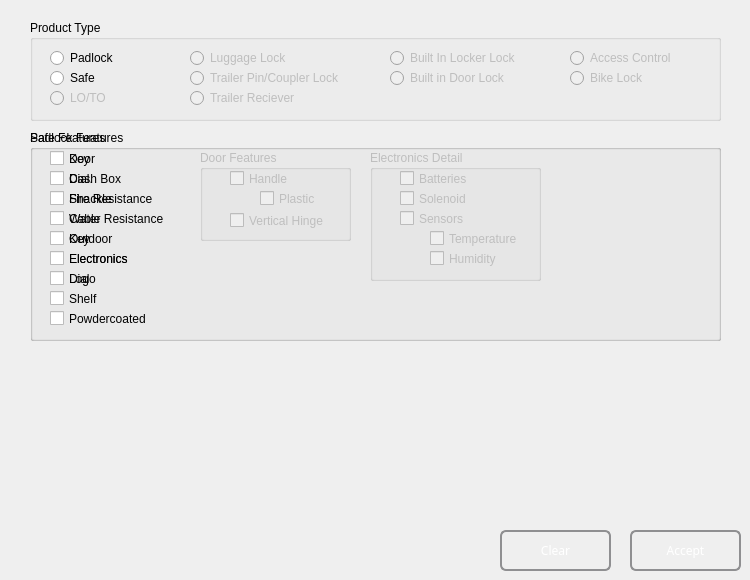
   <widget class="QWidget" name="tabInfo">
    <attribute name="title">
     <string>Product Info</string>
    </attribute>
    <widget class="QGroupBox" name="boxProductType">
     <property name="geometry">
      <rect>
       <x>30</x>
       <y>20</y>
       <width>691</width>
       <height>101</height>
      </rect>
     </property>
     <property name="title">
      <string>Product Type</string>
     </property>
     <property name="flat">
      <bool>false</bool>
     </property>
     <property name="checkable">
      <bool>false</bool>
     </property>
     <widget class="QRadioButton" name="radioButton_6">
      <property name="enabled">
       <bool>false</bool>
      </property>
      <property name="geometry">
       <rect>
        <x>540</x>
        <y>50</y>
        <width>91</width>
        <height>16</height>
       </rect>
      </property>
      <property name="text">
       <string>Bike Lock</string>
      </property>
     </widget>
     <widget class="QRadioButton" name="radioButton_10">
      <property name="enabled">
       <bool>false</bool>
      </property>
      <property name="geometry">
       <rect>
        <x>540</x>
        <y>30</y>
        <width>111</width>
        <height>16</height>
       </rect>
      </property>
      <property name="text">
       <string>Access Control</string>
      </property>
     </widget>
     <widget class="QRadioButton" name="radioButton_7">
      <property name="enabled">
       <bool>false</bool>
      </property>
      <property name="geometry">
       <rect>
        <x>160</x>
        <y>30</y>
        <width>111</width>
        <height>16</height>
       </rect>
      </property>
      <property name="acceptDrops">
       <bool>false</bool>
      </property>
      <property name="text">
       <string>Luggage Lock</string>
      </property>
     </widget>
     <widget class="QRadioButton" name="radioButton_3">
      <property name="enabled">
       <bool>false</bool>
      </property>
      <property name="geometry">
       <rect>
        <x>20</x>
        <y>70</y>
        <width>91</width>
        <height>16</height>
       </rect>
      </property>
      <property name="text">
       <string>LO/TO</string>
      </property>
     </widget>
     <widget class="QRadioButton" name="radioButton_9">
      <property name="enabled">
       <bool>false</bool>
      </property>
      <property name="geometry">
       <rect>
        <x>160</x>
        <y>70</y>
        <width>121</width>
        <height>16</height>
       </rect>
      </property>
      <property name="text">
       <string>Trailer Reciever</string>
      </property>
     </widget>
     <widget class="QRadioButton" name="radioSafe">
      <property name="geometry">
       <rect>
        <x>20</x>
        <y>50</y>
        <width>91</width>
        <height>16</height>
       </rect>
      </property>
      <property name="text">
       <string>Safe</string>
      </property>
     </widget>
     <widget class="QRadioButton" name="radioButton_4">
      <property name="enabled">
       <bool>false</bool>
      </property>
      <property name="geometry">
       <rect>
        <x>360</x>
        <y>30</y>
        <width>141</width>
        <height>16</height>
       </rect>
      </property>
      <property name="text">
       <string>Built In Locker Lock</string>
      </property>
     </widget>
     <widget class="QRadioButton" name="radioButton_8">
      <property name="enabled">
       <bool>false</bool>
      </property>
      <property name="geometry">
       <rect>
        <x>160</x>
        <y>50</y>
        <width>161</width>
        <height>16</height>
       </rect>
      </property>
      <property name="text">
       <string>Trailer Pin/Coupler Lock</string>
      </property>
     </widget>
     <widget class="QRadioButton" name="radioPadlock">
      <property name="geometry">
       <rect>
        <x>20</x>
        <y>30</y>
        <width>91</width>
        <height>16</height>
       </rect>
      </property>
      <property name="text">
       <string>Padlock</string>
      </property>
     </widget>
     <widget class="QRadioButton" name="radioButton_5">
      <property name="enabled">
       <bool>false</bool>
      </property>
      <property name="geometry">
       <rect>
        <x>360</x>
        <y>50</y>
        <width>131</width>
        <height>16</height>
       </rect>
      </property>
      <property name="text">
       <string>Built in Door Lock</string>
      </property>
     </widget>
    </widget>
    <widget class="QGroupBox" name="featPad">
     <property name="geometry">
      <rect>
       <x>30</x>
       <y>130</y>
       <width>691</width>
       <height>211</height>
      </rect>
     </property>
     <property name="visible">
      <bool>false</bool>
     </property>
     <property name="title">
      <string>Padlock Features</string>
     </property>
     <widget class="QCheckBox" name="chkLogo">
      <property name="geometry">
       <rect>
        <x>20</x>
        <y>140</y>
        <width>70</width>
        <height>17</height>
       </rect>
      </property>
      <property name="text">
       <string>Logo</string>
      </property>
     </widget>
     <widget class="QCheckBox" name="chkCable">
      <property name="geometry">
       <rect>
        <x>20</x>
        <y>80</y>
        <width>70</width>
        <height>17</height>
       </rect>
      </property>
      <property name="text">
       <string>Cable</string>
      </property>
     </widget>
     <widget class="QCheckBox" name="chkOutdoor">
      <property name="geometry">
       <rect>
        <x>20</x>
        <y>100</y>
        <width>70</width>
        <height>17</height>
       </rect>
      </property>
      <property name="text">
       <string>Outdoor</string>
      </property>
     </widget>
     <widget class="QCheckBox" name="chkDial">
      <property name="geometry">
       <rect>
        <x>20</x>
        <y>40</y>
        <width>70</width>
        <height>17</height>
       </rect>
      </property>
      <property name="text">
       <string>Dial.</string>
      </property>
     </widget>
     <widget class="QCheckBox" name="chkElectronics">
      <property name="geometry">
       <rect>
        <x>20</x>
        <y>120</y>
        <width>91</width>
        <height>17</height>
       </rect>
      </property>
      <property name="text">
       <string>Electronics</string>
      </property>
     </widget>
     <widget class="QCheckBox" name="chkShackle">
      <property name="geometry">
       <rect>
        <x>20</x>
        <y>60</y>
        <width>70</width>
        <height>17</height>
       </rect>
      </property>
      <property name="text">
       <string>Shackle</string>
      </property>
     </widget>
     <widget class="QCheckBox" name="chkKey">
      <property name="geometry">
       <rect>
        <x>20</x>
        <y>20</y>
        <width>70</width>
        <height>17</height>
       </rect>
      </property>
      <property name="text">
       <string>Key</string>
      </property>
      <property name="tristate">
       <bool>false</bool>
      </property>
     </widget>
    </widget>
    <widget class="QGroupBox" name="featSafe">
     <property name="geometry">
      <rect>
       <x>30</x>
       <y>130</y>
       <width>691</width>
       <height>211</height>
      </rect>
     </property>
     <property name="visible">
      <bool>false</bool>
     </property>
     <property name="title">
      <string>Safe Features</string>
     </property>
     <widget class="QCheckBox" name="chkSafeDoor">
      <property name="geometry">
       <rect>
        <x>20</x>
        <y>20</y>
        <width>70</width>
        <height>17</height>
       </rect>
      </property>
      <property name="text">
       <string>Door</string>
      </property>
     </widget>
     <widget class="QCheckBox" name="chkSafeCashBox">
      <property name="geometry">
       <rect>
        <x>20</x>
        <y>40</y>
        <width>101</width>
        <height>17</height>
       </rect>
      </property>
      <property name="text">
       <string>Cash Box</string>
      </property>
     </widget>
     <widget class="QCheckBox" name="chkSafeFireProof">
      <property name="geometry">
       <rect>
        <x>20</x>
        <y>60</y>
        <width>121</width>
        <height>17</height>
       </rect>
      </property>
      <property name="text">
       <string>Fire Resistance</string>
      </property>
     </widget>
     <widget class="QCheckBox" name="chkSafeWaterProof">
      <property name="geometry">
       <rect>
        <x>20</x>
        <y>80</y>
        <width>141</width>
        <height>17</height>
       </rect>
      </property>
      <property name="text">
       <string>Water Resistance</string>
      </property>
     </widget>
     <widget class="QCheckBox" name="chkSafeDial">
      <property name="geometry">
       <rect>
        <x>20</x>
        <y>140</y>
        <width>70</width>
        <height>17</height>
       </rect>
      </property>
      <property name="text">
       <string>Dial</string>
      </property>
     </widget>
     <widget class="QCheckBox" name="chkSafeElectronics">
      <property name="geometry">
       <rect>
        <x>20</x>
        <y>120</y>
        <width>101</width>
        <height>17</height>
       </rect>
      </property>
      <property name="text">
       <string>Electronics</string>
      </property>
     </widget>
     <widget class="QCheckBox" name="chkSafeKey">
      <property name="geometry">
       <rect>
        <x>20</x>
        <y>100</y>
        <width>70</width>
        <height>17</height>
       </rect>
      </property>
      <property name="text">
       <string>Key</string>
      </property>
     </widget>
     <widget class="QCheckBox" name="chkSafeShelf">
      <property name="geometry">
       <rect>
        <x>20</x>
        <y>160</y>
        <width>70</width>
        <height>17</height>
       </rect>
      </property>
      <property name="text">
       <string>Shelf</string>
      </property>
     </widget>
     <widget class="QCheckBox" name="chkSafePowdercoated">
      <property name="geometry">
       <rect>
        <x>20</x>
        <y>180</y>
        <width>121</width>
        <height>17</height>
       </rect>
      </property>
      <property name="text">
       <string>Powdercoated</string>
      </property>
     </widget>
     <widget class="QGroupBox" name="groubDoorFeat">
      <property name="enabled">
       <bool>false</bool>
      </property>
      <property name="geometry">
       <rect>
        <x>170</x>
        <y>20</y>
        <width>151</width>
        <height>91</height>
       </rect>
      </property>
      <property name="title">
       <string>Door Features</string>
      </property>
      <property name="flat">
       <bool>true</bool>
      </property>
      <widget class="QCheckBox" name="chkSafeHandle">
       <property name="geometry">
        <rect>
         <x>30</x>
         <y>20</y>
         <width>70</width>
         <height>17</height>
        </rect>
       </property>
       <property name="text">
        <string>Handle</string>
       </property>
      </widget>
      <widget class="QCheckBox" name="chkSafeVerticalHinge">
       <property name="geometry">
        <rect>
         <x>30</x>
         <y>60</y>
         <width>111</width>
         <height>21</height>
        </rect>
       </property>
       <property name="text">
        <string>Vertical Hinge</string>
       </property>
      </widget>
      <widget class="QCheckBox" name="chkSafePlastic">
       <property name="enabled">
        <bool>false</bool>
       </property>
       <property name="geometry">
        <rect>
         <x>60</x>
         <y>40</y>
         <width>70</width>
         <height>17</height>
        </rect>
       </property>
       <property name="text">
        <string>Plastic</string>
       </property>
      </widget>
     </widget>
     <widget class="QGroupBox" name="groupElectronicsFeat">
      <property name="enabled">
       <bool>false</bool>
      </property>
      <property name="geometry">
       <rect>
        <x>340</x>
        <y>20</y>
        <width>171</width>
        <height>131</height>
       </rect>
      </property>
      <property name="title">
       <string>Electronics Detail</string>
      </property>
      <property name="flat">
       <bool>true</bool>
      </property>
      <widget class="QCheckBox" name="chkSafeBatteries">
       <property name="geometry">
        <rect>
         <x>30</x>
         <y>20</y>
         <width>70</width>
         <height>17</height>
        </rect>
       </property>
       <property name="text">
        <string>Batteries</string>
       </property>
      </widget>
      <widget class="QCheckBox" name="chkSafeSensors">
       <property name="geometry">
        <rect>
         <x>30</x>
         <y>60</y>
         <width>70</width>
         <height>17</height>
        </rect>
       </property>
       <property name="text">
        <string>Sensors</string>
       </property>
      </widget>
      <widget class="QCheckBox" name="chkSafeTemperature">
       <property name="enabled">
        <bool>false</bool>
       </property>
       <property name="geometry">
        <rect>
         <x>60</x>
         <y>80</y>
         <width>101</width>
         <height>17</height>
        </rect>
       </property>
       <property name="text">
        <string>Temperature</string>
       </property>
      </widget>
      <widget class="QCheckBox" name="chkSafeHumidity">
       <property name="enabled">
        <bool>false</bool>
       </property>
       <property name="geometry">
        <rect>
         <x>60</x>
         <y>100</y>
         <width>101</width>
         <height>17</height>
        </rect>
       </property>
       <property name="text">
        <string>Humidity</string>
       </property>
      </widget>
      <widget class="QCheckBox" name="chkSafeSolenoid">
       <property name="geometry">
        <rect>
         <x>30</x>
         <y>40</y>
         <width>91</width>
         <height>17</height>
        </rect>
       </property>
       <property name="text">
        <string>Solenoid</string>
       </property>
      </widget>
     </widget>
    </widget>
    <widget class="QPushButton" name="clearButton">
     <property name="geometry">
      <rect>
       <x>500</x>
       <y>530</y>
       <width>111</width>
       <height>41</height>
      </rect>
     </property>
     <property name="palette">
      <palette>
       <active>
        <colorrole role="Button">
         <brush brushstyle="LinearGradientPattern">
          <gradient startx="0.000000000000000" starty="0.000000000000000" endx="0.000000000000000" endy="1.000000000000000" type="LinearGradient" spread="PadSpread" coordinatemode="ObjectBoundingMode">
           <gradientstop position="0.000000000000000">
            <color alpha="255">
             <red>76</red>
             <green>76</green>
             <blue>76</blue>
            </color>
           </gradientstop>
           <gradientstop position="1.000000000000000">
            <color alpha="255">
             <red>54</red>
             <green>54</green>
             <blue>54</blue>
            </color>
           </gradientstop>
          </gradient>
         </brush>
        </colorrole>
        <colorrole role="ButtonText">
         <brush brushstyle="SolidPattern">
          <color alpha="255">
           <red>255</red>
           <green>255</green>
           <blue>255</blue>
          </color>
         </brush>
        </colorrole>
        <colorrole role="Base">
         <brush brushstyle="LinearGradientPattern">
          <gradient startx="0.000000000000000" starty="0.000000000000000" endx="0.000000000000000" endy="1.000000000000000" type="LinearGradient" spread="PadSpread" coordinatemode="ObjectBoundingMode">
           <gradientstop position="0.000000000000000">
            <color alpha="255">
             <red>76</red>
             <green>76</green>
             <blue>76</blue>
            </color>
           </gradientstop>
           <gradientstop position="1.000000000000000">
            <color alpha="255">
             <red>54</red>
             <green>54</green>
             <blue>54</blue>
            </color>
           </gradientstop>
          </gradient>
         </brush>
        </colorrole>
        <colorrole role="Window">
         <brush brushstyle="LinearGradientPattern">
          <gradient startx="0.000000000000000" starty="0.000000000000000" endx="0.000000000000000" endy="1.000000000000000" type="LinearGradient" spread="PadSpread" coordinatemode="ObjectBoundingMode">
           <gradientstop position="0.000000000000000">
            <color alpha="255">
             <red>76</red>
             <green>76</green>
             <blue>76</blue>
            </color>
           </gradientstop>
           <gradientstop position="1.000000000000000">
            <color alpha="255">
             <red>54</red>
             <green>54</green>
             <blue>54</blue>
            </color>
           </gradientstop>
          </gradient>
         </brush>
        </colorrole>
       </active>
       <inactive>
        <colorrole role="Button">
         <brush brushstyle="LinearGradientPattern">
          <gradient startx="0.000000000000000" starty="0.000000000000000" endx="0.000000000000000" endy="1.000000000000000" type="LinearGradient" spread="PadSpread" coordinatemode="ObjectBoundingMode">
           <gradientstop position="0.000000000000000">
            <color alpha="255">
             <red>76</red>
             <green>76</green>
             <blue>76</blue>
            </color>
           </gradientstop>
           <gradientstop position="1.000000000000000">
            <color alpha="255">
             <red>54</red>
             <green>54</green>
             <blue>54</blue>
            </color>
           </gradientstop>
          </gradient>
         </brush>
        </colorrole>
        <colorrole role="ButtonText">
         <brush brushstyle="SolidPattern">
          <color alpha="255">
           <red>255</red>
           <green>255</green>
           <blue>255</blue>
          </color>
         </brush>
        </colorrole>
        <colorrole role="Base">
         <brush brushstyle="LinearGradientPattern">
          <gradient startx="0.000000000000000" starty="0.000000000000000" endx="0.000000000000000" endy="1.000000000000000" type="LinearGradient" spread="PadSpread" coordinatemode="ObjectBoundingMode">
           <gradientstop position="0.000000000000000">
            <color alpha="255">
             <red>76</red>
             <green>76</green>
             <blue>76</blue>
            </color>
           </gradientstop>
           <gradientstop position="1.000000000000000">
            <color alpha="255">
             <red>54</red>
             <green>54</green>
             <blue>54</blue>
            </color>
           </gradientstop>
          </gradient>
         </brush>
        </colorrole>
        <colorrole role="Window">
         <brush brushstyle="LinearGradientPattern">
          <gradient startx="0.000000000000000" starty="0.000000000000000" endx="0.000000000000000" endy="1.000000000000000" type="LinearGradient" spread="PadSpread" coordinatemode="ObjectBoundingMode">
           <gradientstop position="0.000000000000000">
            <color alpha="255">
             <red>76</red>
             <green>76</green>
             <blue>76</blue>
            </color>
           </gradientstop>
           <gradientstop position="1.000000000000000">
            <color alpha="255">
             <red>54</red>
             <green>54</green>
             <blue>54</blue>
            </color>
           </gradientstop>
          </gradient>
         </brush>
        </colorrole>
       </inactive>
       <disabled>
        <colorrole role="Button">
         <brush brushstyle="LinearGradientPattern">
          <gradient startx="0.000000000000000" starty="0.000000000000000" endx="0.000000000000000" endy="1.000000000000000" type="LinearGradient" spread="PadSpread" coordinatemode="ObjectBoundingMode">
           <gradientstop position="0.000000000000000">
            <color alpha="255">
             <red>76</red>
             <green>76</green>
             <blue>76</blue>
            </color>
           </gradientstop>
           <gradientstop position="1.000000000000000">
            <color alpha="255">
             <red>54</red>
             <green>54</green>
             <blue>54</blue>
            </color>
           </gradientstop>
          </gradient>
         </brush>
        </colorrole>
        <colorrole role="ButtonText">
         <brush brushstyle="SolidPattern">
          <color alpha="255">
           <red>120</red>
           <green>120</green>
           <blue>120</blue>
          </color>
         </brush>
        </colorrole>
        <colorrole role="Base">
         <brush brushstyle="LinearGradientPattern">
          <gradient startx="0.000000000000000" starty="0.000000000000000" endx="0.000000000000000" endy="1.000000000000000" type="LinearGradient" spread="PadSpread" coordinatemode="ObjectBoundingMode">
           <gradientstop position="0.000000000000000">
            <color alpha="255">
             <red>76</red>
             <green>76</green>
             <blue>76</blue>
            </color>
           </gradientstop>
           <gradientstop position="1.000000000000000">
            <color alpha="255">
             <red>54</red>
             <green>54</green>
             <blue>54</blue>
            </color>
           </gradientstop>
          </gradient>
         </brush>
        </colorrole>
        <colorrole role="Window">
         <brush brushstyle="LinearGradientPattern">
          <gradient startx="0.000000000000000" starty="0.000000000000000" endx="0.000000000000000" endy="1.000000000000000" type="LinearGradient" spread="PadSpread" coordinatemode="ObjectBoundingMode">
           <gradientstop position="0.000000000000000">
            <color alpha="255">
             <red>76</red>
             <green>76</green>
             <blue>76</blue>
            </color>
           </gradientstop>
           <gradientstop position="1.000000000000000">
            <color alpha="255">
             <red>54</red>
             <green>54</green>
             <blue>54</blue>
            </color>
           </gradientstop>
          </gradient>
         </brush>
        </colorrole>
       </disabled>
      </palette>
     </property>
     <property name="font">
      <font>
       <family>Arial Black</family>
       <pointsize>9</pointsize>
       <weight>10</weight>
       <italic>false</italic>
       <bold>false</bold>
      </font>
     </property>
     <property name="layoutDirection">
      <enum>Qt::LeftToRight</enum>
     </property>
     <property name="styleSheet">
      <string notr="true">QPushButton {
   
	font: 87 9pt &quot;Arial Black&quot;;
    border: 2px solid #8f8f91;
    border-radius: 6px;
    background-color: qlineargradient(x1: 0, y1: 0, x2: 0, y2: 1,
                                      stop: 0 #4c4c4c, stop: 1 #363636);
    min-width: 80px;
}

QPushButton:pressed {
    background-color: qlineargradient(x1: 0, y1: 0, x2: 0, y2: 1,
                                      stop: 0 #838383, stop: 1 #515151);
}

QPushButton:flat {
    border: none; /* no border for a flat push button */
}

QPushButton:default {
    border-color: gray; /* make the default button prominent */
}</string>
     </property>
     <property name="text">
      <string>Clear</string>
     </property>
     <property name="icon">
      <iconset resource="resources.qrc">
       <normaloff>:/icons/guiResources/remove.svg</normaloff>:/icons/guiResources/remove.svg</iconset>
     </property>
     <property name="iconSize">
      <size>
       <width>25</width>
       <height>25</height>
      </size>
     </property>
     <property name="autoDefault">
      <bool>true</bool>
     </property>
     <property name="default">
      <bool>false</bool>
     </property>
     <property name="flat">
      <bool>false</bool>
     </property>
    </widget>
    <widget class="QPushButton" name="acceptButton">
     <property name="geometry">
      <rect>
       <x>630</x>
       <y>530</y>
       <width>111</width>
       <height>41</height>
      </rect>
     </property>
     <property name="palette">
      <palette>
       <active>
        <colorrole role="Button">
         <brush brushstyle="LinearGradientPattern">
          <gradient startx="0.000000000000000" starty="0.000000000000000" endx="0.000000000000000" endy="1.000000000000000" type="LinearGradient" spread="PadSpread" coordinatemode="ObjectBoundingMode">
           <gradientstop position="0.000000000000000">
            <color alpha="255">
             <red>76</red>
             <green>76</green>
             <blue>76</blue>
            </color>
           </gradientstop>
           <gradientstop position="1.000000000000000">
            <color alpha="255">
             <red>54</red>
             <green>54</green>
             <blue>54</blue>
            </color>
           </gradientstop>
          </gradient>
         </brush>
        </colorrole>
        <colorrole role="ButtonText">
         <brush brushstyle="SolidPattern">
          <color alpha="255">
           <red>255</red>
           <green>255</green>
           <blue>255</blue>
          </color>
         </brush>
        </colorrole>
        <colorrole role="Base">
         <brush brushstyle="LinearGradientPattern">
          <gradient startx="0.000000000000000" starty="0.000000000000000" endx="0.000000000000000" endy="1.000000000000000" type="LinearGradient" spread="PadSpread" coordinatemode="ObjectBoundingMode">
           <gradientstop position="0.000000000000000">
            <color alpha="255">
             <red>76</red>
             <green>76</green>
             <blue>76</blue>
            </color>
           </gradientstop>
           <gradientstop position="1.000000000000000">
            <color alpha="255">
             <red>54</red>
             <green>54</green>
             <blue>54</blue>
            </color>
           </gradientstop>
          </gradient>
         </brush>
        </colorrole>
        <colorrole role="Window">
         <brush brushstyle="LinearGradientPattern">
          <gradient startx="0.000000000000000" starty="0.000000000000000" endx="0.000000000000000" endy="1.000000000000000" type="LinearGradient" spread="PadSpread" coordinatemode="ObjectBoundingMode">
           <gradientstop position="0.000000000000000">
            <color alpha="255">
             <red>76</red>
             <green>76</green>
             <blue>76</blue>
            </color>
           </gradientstop>
           <gradientstop position="1.000000000000000">
            <color alpha="255">
             <red>54</red>
             <green>54</green>
             <blue>54</blue>
            </color>
           </gradientstop>
          </gradient>
         </brush>
        </colorrole>
       </active>
       <inactive>
        <colorrole role="Button">
         <brush brushstyle="LinearGradientPattern">
          <gradient startx="0.000000000000000" starty="0.000000000000000" endx="0.000000000000000" endy="1.000000000000000" type="LinearGradient" spread="PadSpread" coordinatemode="ObjectBoundingMode">
           <gradientstop position="0.000000000000000">
            <color alpha="255">
             <red>76</red>
             <green>76</green>
             <blue>76</blue>
            </color>
           </gradientstop>
           <gradientstop position="1.000000000000000">
            <color alpha="255">
             <red>54</red>
             <green>54</green>
             <blue>54</blue>
            </color>
           </gradientstop>
          </gradient>
         </brush>
        </colorrole>
        <colorrole role="ButtonText">
         <brush brushstyle="SolidPattern">
          <color alpha="255">
           <red>255</red>
           <green>255</green>
           <blue>255</blue>
          </color>
         </brush>
        </colorrole>
        <colorrole role="Base">
         <brush brushstyle="LinearGradientPattern">
          <gradient startx="0.000000000000000" starty="0.000000000000000" endx="0.000000000000000" endy="1.000000000000000" type="LinearGradient" spread="PadSpread" coordinatemode="ObjectBoundingMode">
           <gradientstop position="0.000000000000000">
            <color alpha="255">
             <red>76</red>
             <green>76</green>
             <blue>76</blue>
            </color>
           </gradientstop>
           <gradientstop position="1.000000000000000">
            <color alpha="255">
             <red>54</red>
             <green>54</green>
             <blue>54</blue>
            </color>
           </gradientstop>
          </gradient>
         </brush>
        </colorrole>
        <colorrole role="Window">
         <brush brushstyle="LinearGradientPattern">
          <gradient startx="0.000000000000000" starty="0.000000000000000" endx="0.000000000000000" endy="1.000000000000000" type="LinearGradient" spread="PadSpread" coordinatemode="ObjectBoundingMode">
           <gradientstop position="0.000000000000000">
            <color alpha="255">
             <red>76</red>
             <green>76</green>
             <blue>76</blue>
            </color>
           </gradientstop>
           <gradientstop position="1.000000000000000">
            <color alpha="255">
             <red>54</red>
             <green>54</green>
             <blue>54</blue>
            </color>
           </gradientstop>
          </gradient>
         </brush>
        </colorrole>
       </inactive>
       <disabled>
        <colorrole role="Button">
         <brush brushstyle="LinearGradientPattern">
          <gradient startx="0.000000000000000" starty="0.000000000000000" endx="0.000000000000000" endy="1.000000000000000" type="LinearGradient" spread="PadSpread" coordinatemode="ObjectBoundingMode">
           <gradientstop position="0.000000000000000">
            <color alpha="255">
             <red>76</red>
             <green>76</green>
             <blue>76</blue>
            </color>
           </gradientstop>
           <gradientstop position="1.000000000000000">
            <color alpha="255">
             <red>54</red>
             <green>54</green>
             <blue>54</blue>
            </color>
           </gradientstop>
          </gradient>
         </brush>
        </colorrole>
        <colorrole role="ButtonText">
         <brush brushstyle="SolidPattern">
          <color alpha="255">
           <red>120</red>
           <green>120</green>
           <blue>120</blue>
          </color>
         </brush>
        </colorrole>
        <colorrole role="Base">
         <brush brushstyle="LinearGradientPattern">
          <gradient startx="0.000000000000000" starty="0.000000000000000" endx="0.000000000000000" endy="1.000000000000000" type="LinearGradient" spread="PadSpread" coordinatemode="ObjectBoundingMode">
           <gradientstop position="0.000000000000000">
            <color alpha="255">
             <red>76</red>
             <green>76</green>
             <blue>76</blue>
            </color>
           </gradientstop>
           <gradientstop position="1.000000000000000">
            <color alpha="255">
             <red>54</red>
             <green>54</green>
             <blue>54</blue>
            </color>
           </gradientstop>
          </gradient>
         </brush>
        </colorrole>
        <colorrole role="Window">
         <brush brushstyle="LinearGradientPattern">
          <gradient startx="0.000000000000000" starty="0.000000000000000" endx="0.000000000000000" endy="1.000000000000000" type="LinearGradient" spread="PadSpread" coordinatemode="ObjectBoundingMode">
           <gradientstop position="0.000000000000000">
            <color alpha="255">
             <red>76</red>
             <green>76</green>
             <blue>76</blue>
            </color>
           </gradientstop>
           <gradientstop position="1.000000000000000">
            <color alpha="255">
             <red>54</red>
             <green>54</green>
             <blue>54</blue>
            </color>
           </gradientstop>
          </gradient>
         </brush>
        </colorrole>
       </disabled>
      </palette>
     </property>
     <property name="font">
      <font>
       <family>Arial Black</family>
       <pointsize>9</pointsize>
       <weight>10</weight>
       <italic>false</italic>
       <bold>false</bold>
      </font>
     </property>
     <property name="styleSheet">
      <string notr="true">QPushButton {
   
	font: 87 9pt &quot;Arial Black&quot;;
    border: 2px solid #8f8f91;
    border-radius: 6px;
    background-color: qlineargradient(x1: 0, y1: 0, x2: 0, y2: 1,
                                      stop: 0 #4c4c4c, stop: 1 #363636);
    min-width: 80px;
}

QPushButton:pressed {
    background-color: qlineargradient(x1: 0, y1: 0, x2: 0, y2: 1,
                                      stop: 0 #838383, stop: 1 #515151);
}

QPushButton:flat {
    border: none; /* no border for a flat push button */
}

QPushButton:default {
    border-color: gray; /* make the default button prominent */
}</string>
     </property>
     <property name="text">
      <string>Accept</string>
     </property>
     <property name="icon">
      <iconset resource="resources.qrc">
       <normaloff>:/icons/guiResources/okay.png</normaloff>:/icons/guiResources/okay.png</iconset>
     </property>
     <property name="iconSize">
      <size>
       <width>25</width>
       <height>25</height>
      </size>
     </property>
    </widget>
   </widget>
